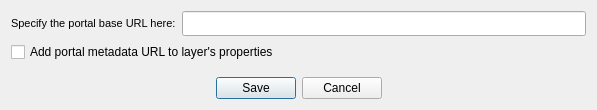
<?xml version="1.0" encoding="UTF-8"?>
<ui version="4.0">
 <class>dlg_portal_base_url</class>
 <widget class="QDialog" name="dlg_portal_base_url">
  <property name="windowModality">
   <enum>Qt::WindowModal</enum>
  </property>
  <property name="geometry">
   <rect>
    <x>0</x>
    <y>0</y>
    <width>597</width>
    <height>110</height>
   </rect>
  </property>
  <property name="sizePolicy">
   <sizepolicy hsizetype="Minimum" vsizetype="Preferred">
    <horstretch>0</horstretch>
    <verstretch>0</verstretch>
   </sizepolicy>
  </property>
  <property name="minimumSize">
   <size>
    <width>340</width>
    <height>100</height>
   </size>
  </property>
  <property name="maximumSize">
   <size>
    <width>700</width>
    <height>110</height>
   </size>
  </property>
  <property name="focusPolicy">
   <enum>Qt::StrongFocus</enum>
  </property>
  <property name="contextMenuPolicy">
   <enum>Qt::NoContextMenu</enum>
  </property>
  <property name="windowTitle">
   <string>Isogeo - Portal base URL configuration</string>
  </property>
  <property name="windowIcon">
   <iconset resource="../../resources.qrc">
    <normaloff>:/plugins/Isogeo/resources/edit.svg</normaloff>:/plugins/Isogeo/resources/edit.svg</iconset>
  </property>
  <property name="windowOpacity">
   <double>1.000000000000000</double>
  </property>
  <property name="autoFillBackground">
   <bool>true</bool>
  </property>
  <property name="locale">
   <locale language="English" country="UnitedStates"/>
  </property>
  <property name="sizeGripEnabled">
   <bool>false</bool>
  </property>
  <property name="modal">
   <bool>true</bool>
  </property>
  <layout class="QGridLayout" name="gridLayout">
   <item row="0" column="0">
    <layout class="QVBoxLayout" name="verticalLayout">
     <item>
      <layout class="QHBoxLayout" name="horizontalLayout">
       <item>
        <widget class="QLabel" name="lbl_title">
         <property name="minimumSize">
          <size>
           <width>0</width>
           <height>25</height>
          </size>
         </property>
         <property name="font">
          <font>
           <pointsize>8</pointsize>
           <weight>50</weight>
           <bold>false</bold>
          </font>
         </property>
         <property name="contextMenuPolicy">
          <enum>Qt::NoContextMenu</enum>
         </property>
         <property name="autoFillBackground">
          <bool>true</bool>
         </property>
         <property name="locale">
          <locale language="English" country="UnitedStates"/>
         </property>
         <property name="text">
          <string>Specify the portal base URL here:</string>
         </property>
        </widget>
       </item>
       <item>
        <widget class="QLineEdit" name="input_portal_url">
         <property name="minimumSize">
          <size>
           <width>50</width>
           <height>25</height>
          </size>
         </property>
        </widget>
       </item>
      </layout>
     </item>
     <item>
      <layout class="QHBoxLayout" name="horizontalLayout_2">
       <item>
        <widget class="QCheckBox" name="chb_portal_url">
         <property name="text">
          <string>Add portal metadata URL to layer's properties</string>
         </property>
        </widget>
       </item>
      </layout>
     </item>
     <item>
      <spacer name="verticalSpacer">
       <property name="orientation">
        <enum>Qt::Vertical</enum>
       </property>
       <property name="sizeHint" stdset="0">
        <size>
         <width>20</width>
         <height>40</height>
        </size>
       </property>
      </spacer>
     </item>
     <item>
      <widget class="QDialogButtonBox" name="btn_save_cancel">
       <property name="orientation">
        <enum>Qt::Horizontal</enum>
       </property>
       <property name="standardButtons">
        <set>QDialogButtonBox::Cancel|QDialogButtonBox::Save</set>
       </property>
       <property name="centerButtons">
        <bool>true</bool>
       </property>
      </widget>
     </item>
    </layout>
   </item>
  </layout>
 </widget>
 <connections>
  <connection>
   <sender>btn_save_cancel</sender>
   <signal>accepted()</signal>
   <receiver>dlg_portal_base_url</receiver>
   <slot>accept()</slot>
   <hints>
    <hint type="sourcelabel">
     <x>248</x>
     <y>254</y>
    </hint>
    <hint type="destinationlabel">
     <x>157</x>
     <y>274</y>
    </hint>
   </hints>
  </connection>
  <connection>
   <sender>btn_save_cancel</sender>
   <signal>rejected()</signal>
   <receiver>dlg_portal_base_url</receiver>
   <slot>reject()</slot>
   <hints>
    <hint type="sourcelabel">
     <x>316</x>
     <y>260</y>
    </hint>
    <hint type="destinationlabel">
     <x>286</x>
     <y>274</y>
    </hint>
   </hints>
  </connection>
 </connections>
</ui>
